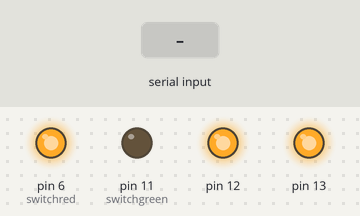
The sketch below on a simulated Arduino Leonardo, built with avr-gcc and run on an emulated ATmega32U4. Shown: output pins drawn as LEDs (lit = HIGH). Inputs (shaded band) come from the test bench.

Above: at 1.2 s.
1.3 s: "green\n" received over the second serial link
At 2.2 s:
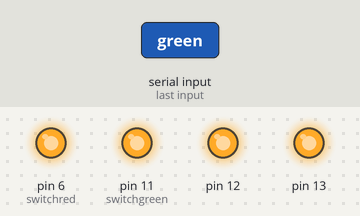
Timing chart, 0 to 4.3 s (numbered marks = the images above; inputs shaded):
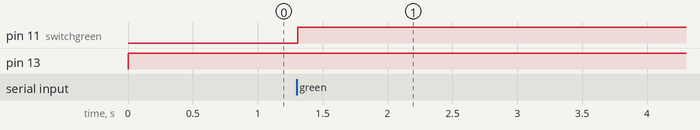

Measured:
- after the input at 1.3 s, pin 11 (switchgreen): LOW → HIGH at once

The sketch:

hello.ino
```cpp
//#define F_CPU 16000000UL

#include <avr/io.h>
#include <util/delay.h>
#include <avr/interrupt.h>

//#define USART_BAUDRATE 9600
//#define BAUD_PRESCALE (((F_CPU / (USART_BAUDRATE * 16UL))) - 1)

int i;
char password[] = "Micro";

void switchred();

void switchgreen();

int checkPassword(){
    char reply[48];
    char buf[16];
    int i,j = 0;

    Serial1.println("Enter password: ");
    for(i = 0; i < 48; i++)
        reply[i] = '\0';
    if(Serial1.readBytesUntil('\n', reply, 48) > 1) {
        while(reply[j] != '\0') {
          buf[j] = reply[j];
          j++;
        }
        buf[j] = '\0';
        if(strcmp(buf, password) == 0) {
            Serial1.println("Correct password!\n\nWait a few seconds...");
            return 1;
        }
    }
    Serial1.println("Wrong password!\n\nWait a few seconds...");
    return 0;
}

void choose(char *reply){
  char buf[7];
  int i = 0;

  while(reply[i] != '\0'){
    buf[i] = reply[i];
    i++;
  }
  buf[i] = '\0';

  if(strcmp(buf, "red") == 0) {
    if (checkPassword())
        switchred();
  } else if(strcmp(buf, "green") == 0)
    switchgreen();
}

void switchred(){
  Serial1.println("Red blink blink");
  PORTD ^= _BV(PB7);
}

void switchgreen(){
  Serial1.println("Green blink blink");
  PORTB ^= _BV(PB7);
}

void setup() {
  // initialize digital pin 13 as an output.
  DDRB |= _BV(DDB7);
  DDRD |= _BV(DDB7);
  DDRD |= _BV(DDB6);
  PORTD ^= _BV(PB7);
  PORTD ^= _BV(PB6);
  pinMode(13, OUTPUT);
  Serial1.begin(9600);
}

void loop() {
  char reply[48];

  digitalWrite(13, HIGH);
  Serial1.println("Choose your color to light on: red (* Need password), green. You have only 15 seconds!");
  Serial1.setTimeout(15000);

  for(i = 0; i < 48; i++)
    reply[i] = '\0';
  if(Serial1.readBytesUntil('\n', reply, 48) > 1)
    choose(reply);
  delay(1000);
}
```
